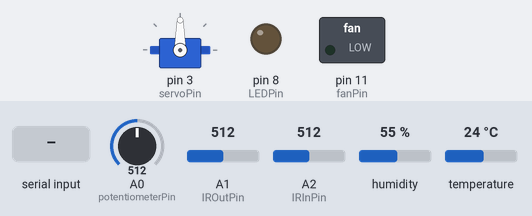
Recording of a sketch running on a simulated Arduino Uno, built with avr-gcc and run on an emulated ATmega328P. Parts: servo, switched loads named in the sketch (green lamp = pin HIGH), output pins drawn as LEDs (lit = HIGH). The test bench sets the inputs (shaded band); at power-on: temperature 24 °C, A1 (IROutPin) = 512, A0 (potentiometerPin) = 512, A2 (IRInPin) = 512, humidity 55 %. What the sketch prints to the serial monitor is not drawn.

Above: at 1.2 s.
1.3 s: "1\n" received over Serial
At 2.6 s:
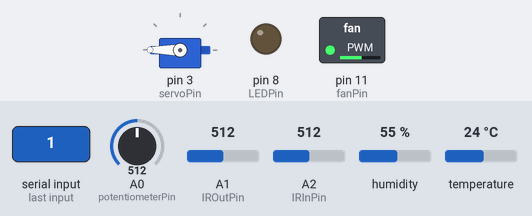
2.9 s: temperature set to 41 °C
At 4.5 s:
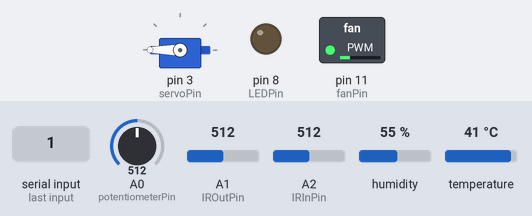
5.1 s: temperature set to 36.7 °C
At 6.7 s:
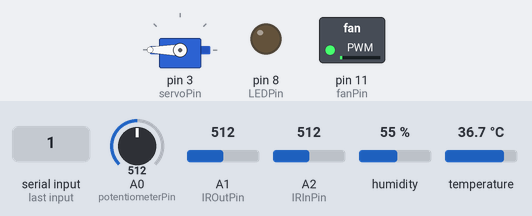
7.8 s: temperature set to 35.4 °C
At 9.1 s:
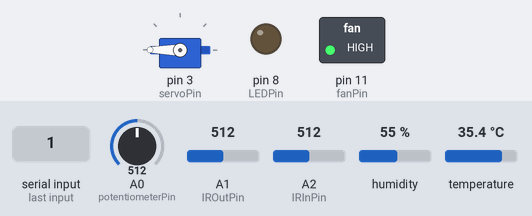
9.7 s: temperature set to 19 °C
At 11.6 s:
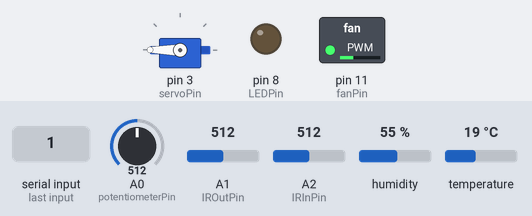
12.0 s: A1 (IROutPin) set to 249
13.5 s: A1 (IROutPin) set to 231
Timing chart, 0 to 16.5 s (numbered marks = the images above; inputs shaded):
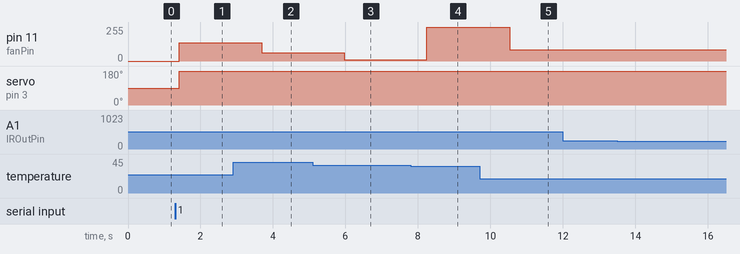

Measured:
- the behaviour switches between 36 and 35.9 °C on temperature (found by bisection; images 3 and 4)
- after the input at 1.3 s, pin 11 (fanPin): 0/255 → 138/255 after 0.11 s; servo on pin 3 (servoPin): 90° → 180° after 0.11 s
- after the input at 2.9 s, pin 11 (fanPin): 138/255 → 63/255 after 0.78 s
- after the input at 5.1 s, pin 11 (fanPin): 63/255 → 9/255 after 0.86 s
- after the input at 7.8 s, pin 11 (fanPin): 9/255 → 255/255 after 0.45 s
- after the input at 9.7 s, pin 11 (fanPin): 255/255 → 84/255 after 0.83 s
- after the input at 12.0 s, every drawn part: stays the same
- after the input at 13.5 s, every drawn part: stays the same

The sketch:

arduino.ino
```cpp
#include <Servo.h>
#include "DHT.h"
#include <ArduinoJson.h>

StaticJsonDocument<200> outgoing;

DHT dht;
int DHTPin = 5;

Servo myServo;
int servoPin = 3;

int IRInPin = A2;
int IROutPin = A1;

int potentiometerPin = A0;

int fanPin = 11;
int LEDPin = 8;

int petCounter = 0;
bool sensorIn = false;
bool sensorOut = false;

const int BUFFER_SIZE = 512;
char buffer[BUFFER_SIZE];

int mode = 100;
int fanTemp, dustWindow, petLight, irDistance, light, fan, window;

void setup()
{
	dht.setup(DHTPin);
	myServo.attach(servoPin);
	pinMode(potentiometerPin, INPUT);

	pinMode(fanPin, OUTPUT);
	pinMode(LEDPin, OUTPUT);

	Serial.begin(9600);
}

void getInput()
{
	// Clear buffer before reading
	memset(buffer, 0, BUFFER_SIZE);

	// Read data from serial until newline
	if (Serial.readBytesUntil('\n', buffer, BUFFER_SIZE) > 0)
	{
		StaticJsonDocument<200> jsonDoc;
		DeserializationError error = deserializeJson(jsonDoc, buffer);

		if (!error)
		{
			mode = jsonDoc["control"];
			fanTemp = jsonDoc["fanTemp"];
			dustWindow = jsonDoc["dustWindow"];
			petLight = jsonDoc["petLight"];
			irDistance = jsonDoc["irDistance"];

			light = jsonDoc["light"];
			fan = jsonDoc["fan"];
			window = jsonDoc["window"];

			outgoing["Mode"] = mode;
			outgoing["Fan Temp"] = fanTemp;
			outgoing["Dust Window"] = dustWindow;
			outgoing["Pet Light"] = petLight;
			outgoing["IR Distance"] = irDistance;
			outgoing["Light"] = light;
			outgoing["Fan"] = fan;
			outgoing["Window"] = window;

			serializeJson(outgoing, Serial);
			Serial.print('\n');
		}
		else
		{
			Serial.println("Error deserializing JSON");
		}
	}
}

void loop()
{
	float voltsIn = analogRead(IRInPin) * 0.0048828125;
	float voltsOut = analogRead(IROutPin) * 0.0048828125;
	int IRIn = 13 * pow(voltsIn, -1);
	int IROut = 13 * pow(voltsOut, -1);

	if (Serial.available())
	{
		delay(60);
		getInput();
	}

	if (mode == 0)
	{
		if (IRIn > 10)
		{
			unsigned long startTime = millis();
			// while (millis() - startTime < 5000)
			while (true)
			{
				Serial.println("Inside the loop: in");
				float volt = analogRead(IROutPin) * 0.0048828125;
				int Out = 13 * pow(volt, -1);
				if (Out > 10)
				{
					break;
				}
			}

			petCounter++;
			delay(2000);
		}
		else if (IROut > 10)
		{
			unsigned long startTime = millis();
			// while (millis() - startTime < 5000)
			while (true)
			{
				Serial.println("Inside the loop: out");
				float volt = analogRead(IRInPin) * 0.0048828125;
				int In = 13 * pow(volt, -1);
				if (In > 10)
				{
					break;
				}
			}

			petCounter--;
			delay(2000);
		}

		float humidity = dht.getHumidity();
		float temperature = dht.getTemperature();

		outgoing["arduino_petCounter"] = petCounter;

		outgoing["arduino_humidity"] = round(humidity * 10.0) / 10.0;
		outgoing["arduino_temperature_C"] = round(temperature * 10.0) / 10.0;
		outgoing["arduino_temperature_F"] = round(dht.toFahrenheit(temperature) * 10.0) / 10.0;

		if (petCounter > petLight)
		{
			digitalWrite(LEDPin, HIGH);
			outgoing["arduino_light"] = "ON";
		}
		else
		{
			digitalWrite(LEDPin, LOW);
			outgoing["arduino_light"] = "OFF";
		}

		//    Serial.print("Humidity: ");
		//    Serial.println(humidity, 1);
		//    Serial.print("Temperature (C): ");
		//    Serial.print(temperature, 1);
		//    Serial.println();
		//    Serial.print("Temperature (F): ");
		//    Serial.println(dht.toFahrenheit(temperature), 1);

		int fanSpeed = map(temperature, 28, 35, 180, 255); // Map temperature to fan speed (0-255)
		int dustValue = analogRead(potentiometerPin);
		//    Serial.print("Dust Level: ");
		//    Serial.println(dustValue);
		outgoing["arduino_dustValue"] = analogRead(potentiometerPin);

		if (temperature > fanTemp && dustValue > dustWindow)
		{
			// Serial.println("Window: OPEN");
			// Serial.println("Fan: ON");
			// Serial.print("Fan Speed: ");
			// Serial.println(fanSpeed);

			myServo.write(180);
			analogWrite(fanPin, fanSpeed);
			outgoing["arduino_window"] = "OPEN";
			outgoing["arduino_fan"] = "ON";
			outgoing["arduino_fanSpeed"] = fanSpeed;
		}
		else if (temperature > fanTemp && dustValue <= dustWindow)
		{
			// Serial.println("Window: CLOSE");
			// Serial.println("Fan: ON");
			// Serial.print("Fan Speed: ");
			// Serial.println(fanSpeed);

			myServo.write(0);
			analogWrite(fanPin, fanSpeed);
			outgoing["arduino_window"] = "CLOSE";
			outgoing["arduino_fan"] = "ON";
			outgoing["arduino_fanSpeed"] = fanSpeed;
		}
		else if (temperature < fanTemp && dustValue > dustWindow)
		{
			// Serial.println("Window: OPEN");
			// Serial.println("Fan: OFF");
			// Serial.print("Fan Speed: ");
			// Serial.println(0);

			myServo.write(180);
			analogWrite(fanPin, 0);
			outgoing["arduino_window"] = "OPEN";
			outgoing["arduino_fan"] = "OFF";
			outgoing["arduino_fanSpeed"] = 0;
		}
		else
		{
			// Serial.println("Window: CLOSE");
			// Serial.println("Fan: OFF");
			// Serial.print("Fan Speed: ");
			// Serial.println(0);

			myServo.write(0);
			analogWrite(fanPin, 0);
			outgoing["arduino_window"] = "CLOSE";
			outgoing["arduino_fan"] = "OFF";
			outgoing["arduino_fanSpeed"] = 0;
		}

		serializeJson(outgoing, Serial);
		Serial.print('\n');
		//
		//    delay(2000);
	}
}
```
